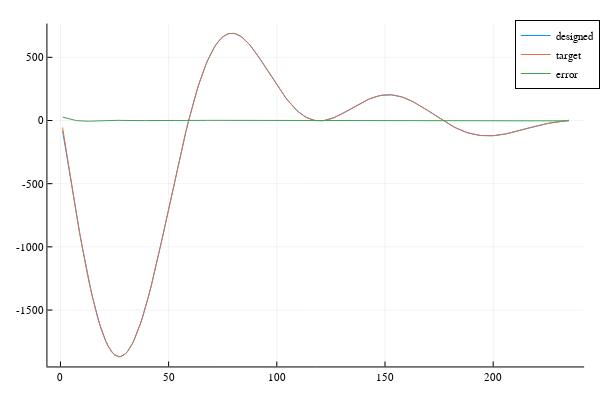

Source (notebook cell):
### Code cell
# let's try to recover the pattern above, starting with a zero pulse
step = 0.00001
domoc = zeros(Int64(nT / 2), 1)
niters = 20
g = x -> ForwardDiff.gradient(myBlochSimErr, x)
#h = x -> ForwardDiff.hessian(myBlochSimErr, x)
@showprogress 1 "Computing..." for nn = 1 : niters
    global domoc
    J = zeros(Int64(nT / 2), 1)
    for ii = 1 : nb1
        rfg = [domoc[1 : Int64(nT / 2)]; 
            b1[ii] * γ * dt; Mx[ii]; My[ii]; Mz[ii]; 1.0]
        J += g(rfg)[1 : end - 5] 
        #H += h(rfg)[1 : end - 4, 1 : end - 4]
    end
    domoc -= step * J
end
plot(domoc ./ (2 * π * dt), label="designed")
plot!(dom[1 : Int64(nT / 2)], label="target")
plot!(dom[1 : Int64(nT / 2)] - domoc ./ (2 * π * dt), label="error")

### Figure 1 — Plotly figure (JSON) as saved in the notebook; plotly's stock layout.template omitted (floating-point values rounded to 4 significant figures; data arrays with more than 128 entries replaced by an {"elided": "..."} marker saying what was removed)
{"data": [{"colorbar": {"title": ""}, "legendgroup": "designed", "line": {"color": "rgba(0, 154, 250, 1.000)", "dash": "solid", "shape": "linear", "width": 1}, "mode": "lines", "name": "designed", "showlegend": true, "type": "scatter", "x": {"elided": "235 int values"}, "xaxis": "x1", "y": {"elided": "235 float values"}, "yaxis": "y1", "zmax": null, "zmin": null}, {"colorbar": {"title": ""}, "legendgroup": "target", "line": {"color": "rgba(227, 111, 71, 1.000)", "dash": "solid", "shape": "linear", "width": 1}, "mode": "lines", "name": "target", "showlegend": true, "type": "scatter", "x": {"elided": "235 int values"}, "xaxis": "x1", "y": {"elided": "235 float values"}, "yaxis": "y1", "zmax": null, "zmin": null}, {"colorbar": {"title": ""}, "legendgroup": "error", "line": {"color": "rgba(62, 164, 78, 1.000)", "dash": "solid", "shape": "linear", "width": 1}, "mode": "lines", "name": "error", "showlegend": true, "type": "scatter", "x": {"elided": "235 int values"}, "xaxis": "x1", "y": {"elided": "235 float values"}, "yaxis": "y1", "zmax": null, "zmin": null}], "layout": {"annotations": [], "height": 400, "legend": {"bgcolor": "rgba(255, 255, 255, 1.000)", "bordercolor": "rgba(0, 0, 0, 1.000)", "borderwidth": 1, "font": {"color": "rgba(0, 0, 0, 1.000)", "family": "sans-serif", "size": 11}, "tracegroupgap": 0, "traceorder": "normal", "x": 1.02, "xanchor": "auto", "y": 1, "yanchor": "auto"}, "margin": {"b": 20, "l": 0, "r": 0, "t": 20}, "paper_bgcolor": "rgba(255, 255, 255, 1.000)", "plot_bgcolor": "rgba(255, 255, 255, 1.000)", "showlegend": true, "width": 600, "xaxis": {"anchor": "y1", "domain": [0.08064, 0.9934], "gridcolor": "rgba(0, 0, 0, 0.100)", "gridwidth": 0.5, "linecolor": "rgba(0, 0, 0, 1.000)", "mirror": false, "range": [-6.02, 242.0], "showgrid": true, "showline": true, "showticklabels": true, "tickangle": 0, "tickcolor": "rgb(0, 0, 0)", "tickfont": {"color": "rgba(0, 0, 0, 1.000)", "family": "sans-serif", "size": 11}, "tickmode": "array", "ticks": "inside", "ticktext": ["0", "50", "100", "150", "200"], "tickvals": [0, 50, 100, 150, 200], "title": "", "titlefont": {"color": "rgba(0, 0, 0, 1.000)", "family": "sans-serif", "size": 15}, "type": "-", "visible": true, "zeroline": false, "zerolinecolor": "rgba(0, 0, 0, 1.000)"}, "yaxis": {"anchor": "x1", "domain": [0.03762, 0.9902], "gridcolor": "rgba(0, 0, 0, 0.100)", "gridwidth": 0.5, "linecolor": "rgba(0, 0, 0, 1.000)", "mirror": false, "range": [-1946.0, 767.2], "showgrid": true, "showline": true, "showticklabels": true, "tickangle": 0, "tickcolor": "rgb(0, 0, 0)", "tickfont": {"color": "rgba(0, 0, 0, 1.000)", "family": "sans-serif", "size": 11}, "tickmode": "array", "ticks": "inside", "ticktext": ["-1500", "-1000", "-500", "0", "500"], "tickvals": [-1500, -1000, -500, 0, 500], "title": "", "titlefont": {"color": "rgba(0, 0, 0, 1.000)", "family": "sans-serif", "size": 15}, "type": "-", "visible": true, "zeroline": false, "zerolinecolor": "rgba(0, 0, 0, 1.000)"}}}
